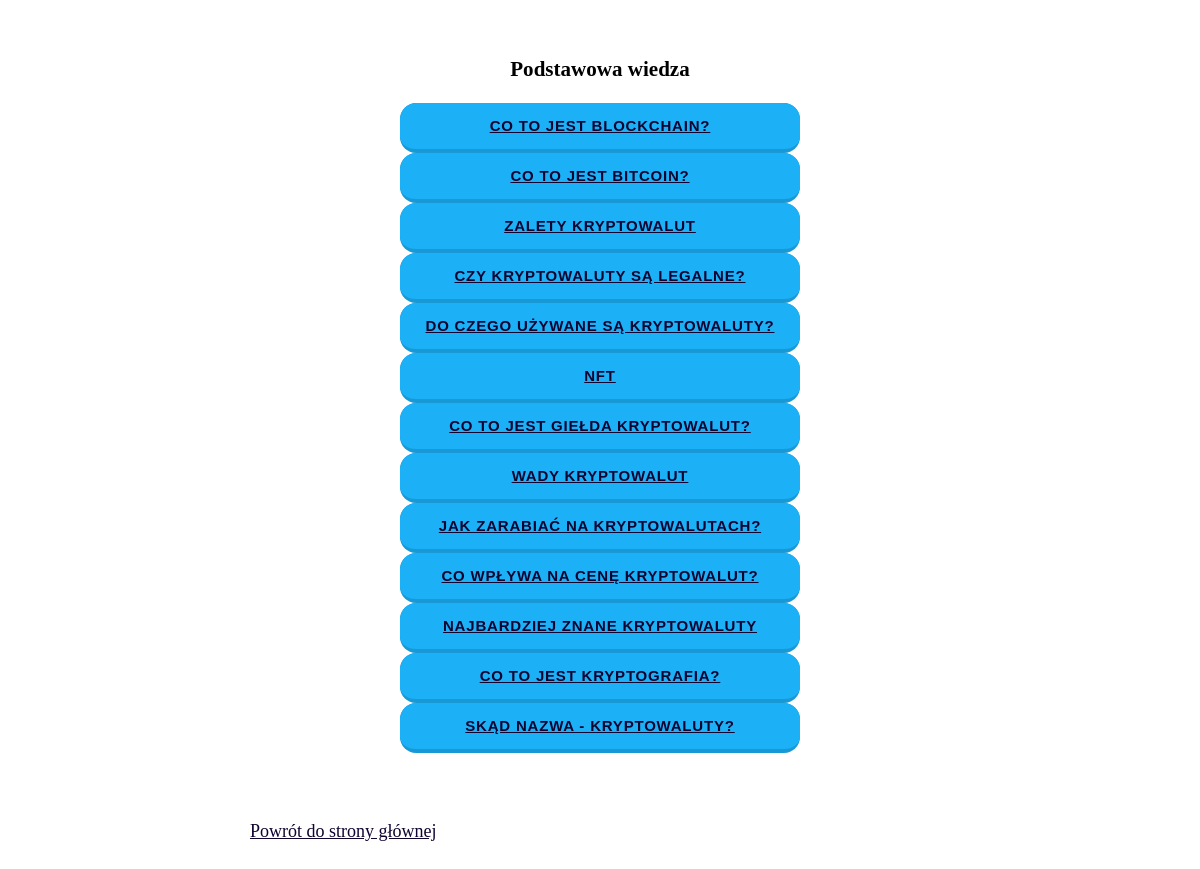
/cryptoapp/basic, run on the app's committed database.
### cryptoapp/models.py (models this page shows, shortened)
class Basic(models.Model):
    name = models.CharField(max_length=50,verbose_name="Nazwa")
    description = models.TextField(verbose_name="Opis")

### cryptoapp/views.py (the view)
# urls.py: path('basic', views.basics, name='basic'),
def basics(request):
    all_basics = Basic.objects.all()
    return render(request, 'cryptoapp/basic/index.html',
                {'action': 'Podstawowa wiedza', 'all_basics': all_basics})

### cryptoapp/templates/cryptoapp/basic/index.html (shortened to what this page needs)
{% extends 'cryptoapp/base.html' %}
{% block content %}
    <h3>{{ action }}</h3>
    {% if all_basics %}
                {% for basic in all_basics %}
                    <tr>
                        <td> <a href="{% url 'basics_szczegoly' basic.id %}" class="button-19">{{ basic.name }}</a></td>
                    </tr>
                {% endfor %}
        <p>
            <a href="{% url 'main' %}"> Powrót do strony głównej</a>
        </p>
    {% else %}
        <p>Nie dodano żadnego artykułu</p>
    {% endif %}
{% endblock content %}

### cryptoapp/templates/cryptoapp/base.html (shortened to what this page needs)
<!DOCTYPE html>
<html lang="en">
    {% load static %}
<head>
</head>
<body>
<br>
<div class="container">
    {% block content %}{% endblock %}
    {% load static %}
</div>
</body>
<link rel="stylesheet" href="{% static 'cryptoapp/css/style.css' %}">
</html>

### cryptoapp/static/cryptoapp/css/style.css (style rules this page uses)
html { background-image: url(https://img.freepik.com/darmowe-zdjecie/3d-ilustracyjny-cyfrowy-blokowy-lancuchowy-kod-niska-wielokatna-siatka-trojkatow-swiecacych-w-sieci-niebieskich-kropek_92790-116.jpg?w=996); background-size: cover; background-color:rgba(255, 89, 0, 0.945)(114, 40, 40); font-family: 'Arial', Sans-serif; font-size: 18px; }
body { background-color: rgba(255, 255, 255, 0.774); font-family: 'Times New Roman', Times, serif; font-size: 18px; color: rgb(0, 0, 0); width: 800px; text-align: center; padding: 15px 15px 15px 15px; margin: auto auto; }
p { text-align: justify; text-justify: inter-word; padding: 50px; border: 1px; }
a:link { color:rgb(16, 4, 48) }
.button-19 { appearance: button; background-color: #1899D6; border: solid transparent; border-radius: 16px; border-width: 0 0 4px; box-sizing: border-box; color: #FFFFFF; cursor: pointer; display: inline-block; font-family: din-round,sans-serif; font-size: 15px; font-weight: 700; letter-spacing: .8px; line-height: 20px; margin: 0; outline: none; overflow: visible; padding: 13px 16px; text-align: center; text-transform: uppercase; touch-action: manipulation; transform: translateZ(0); transition: filter .2s; user-select: none; -webkit-user-select: none; vertical-align: middle; white-space: nowrap; width: 50%; }
.button-19:after { background-clip: padding-box; background-color: #1CB0F6; border: solid transparent; border-radius: 16px; border-width: 0 0 4px; bottom: -4px; content: ""; left: 0; position: absolute; right: 0; top: 0; z-index: -1; }

### data on the page
Basic: name "CO TO JEST BLOCKCHAIN?"
Basic: name "CO TO JEST BITCOIN?"
Basic: name "ZALETY KRYPTOWALUT"
Basic: name "CZY KRYPTOWALUTY SĄ LEGALNE?"
Basic: name "DO CZEGO UŻYWANE SĄ KRYPTOWALUTY?"
Basic: name "NFT"
Basic: name "CO TO JEST GIEŁDA KRYPTOWALUT?"
Basic: name "WADY KRYPTOWALUT"
Basic: name "JAK ZARABIAĆ NA KRYPTOWALUTACH?"
Basic: name "CO WPŁYWA NA CENĘ KRYPTOWALUT?"
Basic: name "NAJBARDZIEJ ZNANE KRYPTOWALUTY"
Basic: name "CO TO JEST KRYPTOGRAFIA?"
Basic: name "SKĄD NAZWA - KRYPTOWALUTY?"

### other printed values
{{ action }} "Podstawowa wiedza"
